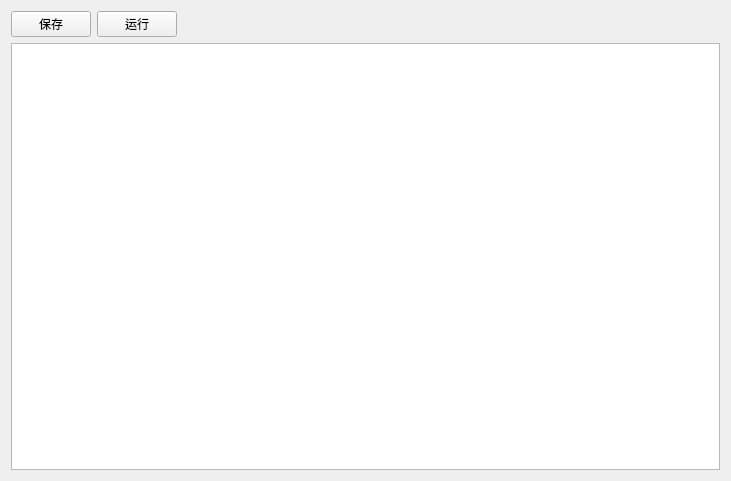
<?xml version="1.0" encoding="UTF-8"?>
<ui version="4.0">
 <class>ScriptEditor</class>
 <widget class="QWidget" name="ScriptEditor">
  <property name="geometry">
   <rect>
    <x>0</x>
    <y>0</y>
    <width>731</width>
    <height>481</height>
   </rect>
  </property>
  <property name="windowTitle">
   <string>Form</string>
  </property>
  <layout class="QVBoxLayout" name="verticalLayout">
   <item>
    <layout class="QHBoxLayout" name="horizontalLayout">
     <item>
      <widget class="QPushButton" name="saveBtn">
       <property name="text">
        <string>保存</string>
       </property>
       <property name="icon">
        <iconset resource="resource.qrc">
         <normaloff>:/img/images/save.png</normaloff>:/img/images/save.png</iconset>
       </property>
      </widget>
     </item>
     <item>
      <widget class="QPushButton" name="runBtn">
       <property name="text">
        <string>运行</string>
       </property>
       <property name="icon">
        <iconset resource="resource.qrc">
         <normaloff>:/img/images/run.png</normaloff>:/img/images/run.png</iconset>
       </property>
      </widget>
     </item>
     <item>
      <spacer name="horizontalSpacer">
       <property name="orientation">
        <enum>Qt::Horizontal</enum>
       </property>
       <property name="sizeHint" stdset="0">
        <size>
         <width>40</width>
         <height>20</height>
        </size>
       </property>
      </spacer>
     </item>
    </layout>
   </item>
   <item>
    <widget class="QPlainTextEdit" name="scriptEdit">
     <property name="font">
      <font>
       <family>Times New Roman</family>
       <pointsize>14</pointsize>
      </font>
     </property>
    </widget>
   </item>
  </layout>
 </widget>
 <resources>
  <include location="resource.qrc"/>
 </resources>
 <connections/>
</ui>
